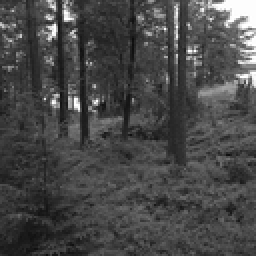
%> input picture STC/130.bmp, 128 x 128 px, shrunk from 512 x 512 before the run (shown 2 times larger)
$ octave hw5.m   (GNU Octave 9; MATLAB toolbox functions it lacks are replaced by stand-ins)
%> lines starting %> are read from the running program, lines starting %| are printed output that depends on the picture
### STC/DrawRDbound.m

function [R,D,lambda,rho] = DrawRDbound(image, graphical_output)
%> called with image = '130.bmp', graphical_output = 'N'
%
% INPUT:  image file (image), graphical_output ('Y' or 'N') controls
% whether the program outputs any figures.
%
% OUTPUT: Rate (R) and distortion (D), sampled at values of lambda
% (lambda)for costs rho from Assignment 5
%
% Example of usage: [R,D,lambda,rho] = DrawRDbound('130.bmp','Y');
%

X = imread(image);
%> X is the input picture: size 128x128 uint8; min 12, max 255, mean 72.1
if graphical_output=='Y', figure, imshow(X), title('The cover image'),end

X  = double(X);
%> X: size 128x128 double
sz = size(X);
%> sz = [128 128]
i  = 2 : sz(1) - 1;
%> i = 126 values from 2 to 127
j  = 2 : sz(2) - 1;
%> j = 126 values from 2 to 127
rho = 1/4 * (abs(X(i,j)-X(i+1,j))+abs(X(i,j)-X(i-1,j))+abs(X(i,j)-X(i,j+1))+abs(X(i,j)-X(i,j-1)));
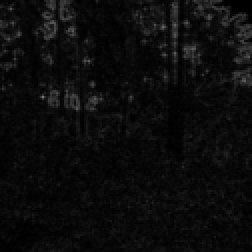
%> rho: size 126x126 double (shown 2 times larger); min 0, max 122.8, mean 12.1
rho = 1./(1 + rho);
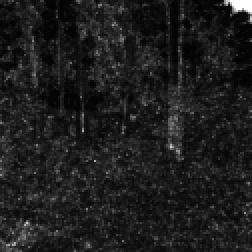
%> rho: size 126x126 double (shown 2 times larger); min 0.00808, max 1, mean 0.117
lambda = (1.2).^(-30 : 50);

R = zeros(1, length(lambda));
D = zeros(1, length(lambda));

for k = 1 : length(lambda)
    p = exp(-lambda(k) * rho(:))./(1 + exp(-lambda(k) * rho(:)));
    R(k) = sum(hbin(p));
    D(k) = sum(rho(:).*p);
end
%> after the loop, D = 81 values, max 927.2 at index 1, min 9.33e-35 at index 81, mean 463.4; R = 81 values, max 15876 at index 1, min 0 at index 73, mean 9204.7

R = R/numel(rho);  % Normalize the payload to image size (obtain rate)
%> R = 81 values, max 1 at index 1, min 0 at index 73, mean 0.58
D = D/numel(rho);  % Normalize the distortion to image size
%> D = 81 values, max 0.0584 at index 1, min 5.88e-39 at index 81, mean 0.0292
% if graphical_output=='Y', figure, plot(lambda, R, '-k'), title(['Payload per pixel ' image]), xlabel('Lambda'), ylabel('Rate (bpp)'), end
% if graphical_output=='Y', figure, plot(lambda, D, '-k'), title(['Distortion per pixel ' image]), xlabel('Lambda'), ylabel('Distortion per pixel'), end
if graphical_output=='Y', figure, plot(R, D, '-k'), title(['Rate--distortion bound ' image]), xlabel('Rate (bpp)'), ylabel('Distortion per pixel'), end
if graphical_output=='Y', figure, plot(sort(rho(:))), title(['Profile of costs for ' image]), end

% Np = 10000;         % Np pixels with the largest p will be displayed as a binary image
% [~,ind] = sort(-p); % Sort the probabilities from the largest to the smallest
% if graphical_output=='Y', figure, imshow(reshape(uint8(255*(p >= p(ind(Np)))),[sz(1)-2 sz(2)-2])), end

function y = hbin(x)
y = zeros(size(x));
I = abs(x-0.5)<0.4999999;
y(I) = -x(I).*log2(x(I)) - (1-x(I)).*log2(1-x(I));

### STC/create_code_from_submatrix.m
function [ code alpha ] = create_code_from_submatrix( H_hat, num_of_sub_blocks )
%CREATE_CODE_FROM_SUBMATRIX creates code from binary submatrix H_hat by
% replicating it by num_of_sub_blocks times. H_hat can be either binary
% matrix or row of integers, where integer represents the binary vector.
% In example H_hat = 8 by 4
% Example (both gives the same code):
%   create_code_from_submatrix([1 1 1;1 0 0;1 1 0],3)
%   create_code_from_submatrix([7 5 1],3)
%
% Output:
% ans =
%         n: 9
%         l: 3
%         h: [7 5 1 7 5 1 7 5 1]
%     shift: [0 0 1 0 0 1 0 0 1]
%
% Represents code with the following parity check matrix
%
%    1 1 1 0 0 0 0 0 0
%    1 0 0 1 1 1 0 0 0
%    1 1 0 1 0 0 1 1 1
%
% Tomas Filler (tomas.filler@binghamton.edu)
% http://dde.binghamton.edu/filler

%% check input parameters
if ~isa(H_hat, 'double')
    error('Matrix H_hat must be of type double.');
end
if size(H_hat,1)>1
    % binary matrix should be on input
    if (sum(H_hat(:)==0) + sum(H_hat(:)==1))~=numel(H_hat)
        error('Matrix H_hat must be binary.');
    end
else
    % matrix should be ful of non-negative number representing columns in
    % binary notation, maximum is 32 bits
    if any(H_hat>2^32)
        error('Maximal height of H_hat is 32.');
    end
end
if size(H_hat,1)>32
    error('Maximal height of H_hat is 32.');
end

%% calculate the code
m = size(H_hat,2);
% H_hat may be of different kind, either binary or single row, where binary
% vectors are written in binary notation as single integer.
if size(H_hat,1)>1
    H_hat_uint32 = zeros(1, m, 'uint32');
    for i = 1:m
        H_hat_uint32(i) = uint32(binvec2dec( H_hat(:,i)' ));
    end
else
    H_hat_uint32 = H_hat;
    H_hat = zeros(32,m);
    for i = 1:m
        H_hat(:,i) = dec2binvec(H_hat_uint32(i), 32)';
    end
end

% length of the code
code.n = m*num_of_sub_blocks;

% constraint length = index of the last nonzero row
code.l = find( sum(H_hat,2)>0, 1, 'last');

% sparse matrix represented by vector of uint32s
code.h = repmat(double(H_hat_uint32), 1, num_of_sub_blocks);

% vector representing the shifts in parity check matrix of the code
code.shift = repmat([zeros(1,m-1) 1], 1, num_of_sub_blocks);

alpha = calc_relative_payload(code);
end

### STC/STC_Embed.m
  function [y cost] = STC_Embed(message, x, rho, code)
% This function embeds a binary message 'message' in a binary cover
% object 'x' (represented as a binary vector, e.g., LSBs of pixels)
% using a syndrome-trellis 'code' to minimize the embedding cost captured
% using the costs 'rho'.
%
% message = binary vector of message bits
% x    = binary cover vector or matrix (e.g., cover LSBs)
% rho  = embedding costs (must have the same number of elements as x)
% code = STC code obtained using the command:
%
%   code = create_code_from_submatrix(H_hat, rep);
%
% where rep is the number of repetitions of the submatrix H_hat in H.
% This code can embed rep = sum(code.shift) message bits in code.n pixels.
% See help for create_code_from_submatrix about the details of the code.

if numel(x) ~= numel(rho)
    fprintf(' *** ERROR: costs rho and cover x must have the same number of elements. ***\n')
end

x = x(:);
rho = rho(:);
Npix = numel(x);                    % Number of pixels
rep = sum(code.shift);              % Number of bits per pixel block
Nblocks = floor(Npix/code.n);       % Number of pixel blocks
c = zeros(1, Nblocks);              % Embedding costs in each block

% The algorithm embeds 'rep' message bits in blocks of code.n pixels.
% Any leftover pixels will not be used for embedding.
% Messages longer than Nblocks*rep bits will be truncated, shorter padded
% with zeros.

y = x;                                  % Declaring the stego vector y
max_message_length = Nblocks*rep;       % Maximal embeddable message length
if numel(message) < max_message_length  % If message shorter than maximal, pad with zeros
    message(numel(message)+1:max_message_length) = zeros(1, max_message_length - numel(message));
end
if numel(message) > max_message_length  % If message longer than maximal, issue warning
    % fprintf(' *** Warning: Message of %d bits is too long, truncated to %d bits ***\n', numel(message), max_message_length)
end

for i = 1 : Nblocks                     % Embed a chunk of message in a chunk of cover (block)
    m_index_segment = ((i-1)*rep +1 : i*rep);
    y_index_segment = ((i-1)*code.n +1 : i*code.n);
    [y(y_index_segment) c(i)] = dual_viterbi(code, x(y_index_segment), rho(y_index_segment), message(m_index_segment));
end

cost = sum(c);

### STC/dual_viterbi.m
function [ y min_cost paths ] = dual_viterbi( code, x, w, m )
%DUAL_VITERBI pure Matlab implementation of the Viterbi algorithm over
% syndrome trellis. For given code, binary cover vector x, weight
% vector w, finds the closest binary 'stego' vector y that produces given
% syndrome m. Use dual_viterbi() for faster C++ implementation.
%
% Example:
%   code = create_code_from_submatrix([7 5 1],3);
%   w = ones(code.n,1);
%   x = double(rand(code.n,1)<0.5);
%   m = double(rand(sum(code.shift),1)<0.5);
%   [y min_cost] = dual_viterbi(code, x, w, m);
%   x = x'; x
%   y = y'; y
%   m = [m' ; calc_syndrome(code,y)']; m
%   min_cost
%
% Tomas Filler (tomas.filler@binghamton.edu)
% http://dde.binghamton.edu/filler

%% check input parameters
if length(m)~=sum(code.shift)
    error('dualViterbi:wrongInputArg', 'Syndrome must be of the same length as the number of shifts in code.');
end
if length(x)~=length(w)
    error('dualViterbi:wrongInputArg', 'Cover vector must be of the same size as weight vector.');
end
if length(x)~=code.n
    error('dualViterbi:wrongInputArg', 'Cover vector must be of the same length as the code.');
end
%% initialize datastructures
C = zeros(2^code.l,code.n);
costs = inf*ones(2^code.l, 1);
costs(1) = 0;
paths = zeros(2^code.l, code.n);
m_id = 1; % message bit id
y = zeros(size(x));
%% run forward algorithm
for i = 1:code.n  % for every bit in cover
    costs_old = costs;
    hi = uint32(code.h(i)); % column represented as uint32
    ji = uint32(1);
    for j = 1:2^code.l
        c1 = costs_old(ji) + x(i)*w(i);
        c2 = costs_old(bitxor(ji-1,hi)+1) + (1-x(i))*w(i);
        if c1<c2
            costs(j) = c1;
            paths(j,i) = ji; % store index of the previous path
        else
            costs(j) = c2;
            paths(j,i) = bitxor(ji-1,hi)+1; % store index of the previous path
        end
        ji = ji + 1;
    end
    % shift the trellis by shift(i)
    for j = 1:code.shift(i)
        if isinf(min(costs( m(m_id)+1:2:end )))
            error('dualViterbi:noSolution', 'No possible solution exists.');
        end
        if m(m_id)==0
            costs = [costs(1:2:end) ; inf*ones(2^(code.l-1),1)];
        else
            costs = [costs(2:2:end) ; inf*ones(2^(code.l-1),1)];
        end
        m_id = m_id + 1;
    end
    C(:,i) = costs;
end
%% backward run
[min_cost ind] = min(costs);
m_id = m_id - 1;
for i = code.n:-1:1
    for j = 1:code.shift(i)
        ind = 2*ind + m(m_id) - 1; % invert the shift in syndrome trellis
        m_id = m_id - 1;
    end
     y(i) = paths(ind,i)~=ind;
     ind = paths(ind,i);
end
end

### STC/binvec2dec.m
function out = binvec2dec(vec)
% BINVEC2DEC Convert binary vector to decimal number.
%
%    BINVEC2DEC(B) interprets the binary vector B and returns the
%    equivalent decimal number.  The least significant bit is
%    represented by the first column.
%
%    Non-zero values will be mapped to 1, e.g. [1 2 3 0] maps
%    to [1 1 1 0].
%
%    Note: The binary vector cannot exceed 52 values.
%
%    Example:
%       binvec2dec([1 1 1 0 1]) returns 23
%
%    See also DEC2BINVEC, BIN2DEC.
%

%    MP 11-11-98
%    Copyright 1998-2003 The MathWorks, Inc.
%    $Revision: 1.7.2.4 $  $Date: 2003/08/29 04:40:41 $

% Error if B is not defined.
if isempty(vec)
   error('daq:binvec2dec:argcheck', 'B must be defined.  Type ''daqhelp binvec2dec'' for more information.');
end

% Error if B is not a double.
if (~isa(vec, 'double') && ~isa(vec, 'logical'))
   error('daq:binvec2dec:argcheck', 'B must be a binvec.');
end

% Non-zero values map to 1.
vec = vec~=0;

% Convert the binvec [0 0 1 1] to a binary string '1100';
h = deblank(num2str(fliplr(vec)'))';

% Convert the binary string to a decimal number.
out = bin2dec(h);

### STC/calc_relative_payload.m
function [ alpha ] = calc_relative_payload( code )
%CALC_CODE_RATE calculates relative payload (1-rate) of a given code.
%
% Tomas Filler (tomas.filler@binghamton.edu)
% http://dde.binghamton.edu/filler

alpha = sum(code.shift)/code.n;
end

### STC/hw5.m
% hw5 Xin Wen
h = 5;                      % change h to 8 and 10 for different output
Nruns = 10;
image = '130.bmp';
[R,D,lambda,rho] = DrawRDbound(image,'N');
%> lambda = 81 values from 0.00421 to 9100.4
overallCost = zeros(1, 9);  % cost over different w, with same h

for w=2:10
    costs_per_pixel = zeros(Nruns, 1);
    Hmatrices = zeros(h, w, Nruns);
    for k=1:Nruns
        H_hat = round(rand(h,w));
        H_hat(1,:) = 1;
        H_hat(end,:) = 1;
        rep = 100;
        [code,alpha] = create_code_from_submatrix(H_hat, rep);

        X = double(imread(image));  % Cover image
        X = X(2:end-1,2:end-1);
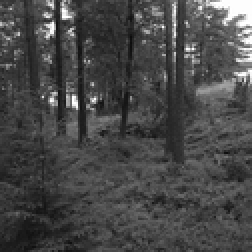
%> X: size 126x126 double (shown 2 times larger); min 12, max 255, mean 71.8
        x = mod(X(:), 2);
        message = round(rand(1,floor(alpha*numel(x))));
        [y cost] = STC_Embed(message, x, rho, code);    % Embed message in x using code for costs in rho
%> after the loop in STC_Embed, `for i = 1 : Nblocks`: c = 79 values, max 7.9 at index 79, min 2.81 at index 22, mean 4.69
%> in STC_Embed, `cost = sum(c);`: cost = 370.5
%> cost = 370.5
        costs_per_pixel(k) = cost/numel(x);     % save costs per pixel
%> (the run ends here)
